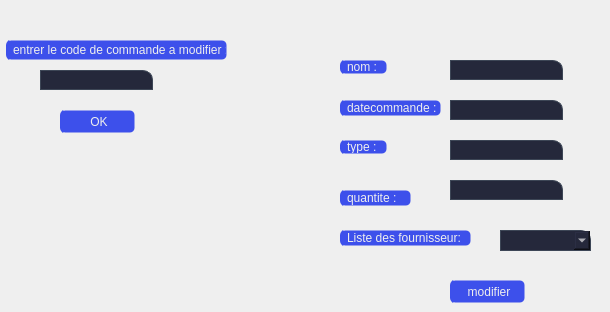
        <widget class="QWidget" name="tab_7">
         <attribute name="title">
          <string>modifier</string>
         </attribute>
         <widget class="QLineEdit" name="lineEdit_12_modifier_avec_code_commande">
          <property name="geometry">
           <rect>
            <x>40</x>
            <y>70</y>
            <width>113</width>
            <height>20</height>
           </rect>
          </property>
          <property name="styleSheet">
           <string notr="true">QLineEdit{
background-color:#25283b;

border:1px solid rgb(61, 70, 86);
color:rgb(255, 255, 255);
padding-left:16px;
border:1px solid rgb(61, 70, 86);
border-top-right-radius:10px;
border-down-right-radius:10px;
}
QLineEdit:focus{
border: 1px solid rgb(180, 180, 180);
}</string>
          </property>
         </widget>
         <widget class="QLabel" name="label_44">
          <property name="geometry">
           <rect>
            <x>6</x>
            <y>40</y>
            <width>221</width>
            <height>20</height>
           </rect>
          </property>
          <property name="styleSheet">
           <string notr="true">QLabel {
background-image: url(C:/Users/HP/Documents/Health-application/icons/16x16/cil-folder-open.png);
	background-position: left center;

    background-repeat: no-repeat;

	border: 1px solid transparent;
color:rgb(238, 238, 238);
	border-radius: 5px;	
	background-color:#3d50eb;
border-left:4px solid #3d50eb;

}
QLabel:hover {
color:rgb(255, 255, 255);
		background-color: rgb(63, 84, 244);
}
QLabel:pressed {	
	border: 2px solid rgb(55, 74, 214) ;
}</string>
          </property>
          <property name="text">
           <string>entrer le code de commande a modifier :</string>
          </property>
         </widget>
         <widget class="QStackedWidget" name="stacked_modif_commande">
          <property name="geometry">
           <rect>
            <x>270</x>
            <y>30</y>
            <width>331</width>
            <height>231</height>
           </rect>
          </property>
          <property name="currentIndex">
           <number>0</number>
          </property>
          <widget class="QWidget" name="page_20">
           <widget class="QLineEdit" name="lineEdit_13_nom_modifie_commande">
            <property name="geometry">
             <rect>
              <x>180</x>
              <y>30</y>
              <width>113</width>
              <height>20</height>
             </rect>
            </property>
            <property name="styleSheet">
             <string notr="true">QLineEdit{
background-color:#25283b;

border:1px solid rgb(61, 70, 86);
color:rgb(255, 255, 255);
padding-left:16px;
border:1px solid rgb(61, 70, 86);
border-top-right-radius:10px;
border-down-right-radius:10px;
}
QLineEdit:focus{
border: 1px solid rgb(180, 180, 180);
}</string>
            </property>
           </widget>
           <widget class="QLineEdit" name="lineEdit_14_date_modifie_commande">
            <property name="geometry">
             <rect>
              <x>180</x>
              <y>70</y>
              <width>113</width>
              <height>20</height>
             </rect>
            </property>
            <property name="styleSheet">
             <string notr="true">QLineEdit{
background-color:#25283b;

border:1px solid rgb(61, 70, 86);
color:rgb(255, 255, 255);
padding-left:16px;
border:1px solid rgb(61, 70, 86);
border-top-right-radius:10px;
border-down-right-radius:10px;
}
QLineEdit:focus{
border: 1px solid rgb(180, 180, 180);
}</string>
            </property>
           </widget>
           <widget class="QLineEdit" name="lineEdit_15_type_modifie_commande">
            <property name="geometry">
             <rect>
              <x>180</x>
              <y>110</y>
              <width>113</width>
              <height>20</height>
             </rect>
            </property>
            <property name="styleSheet">
             <string notr="true">QLineEdit{
background-color:#25283b;

border:1px solid rgb(61, 70, 86);
color:rgb(255, 255, 255);
padding-left:16px;
border:1px solid rgb(61, 70, 86);
border-top-right-radius:10px;
border-down-right-radius:10px;
}
QLineEdit:focus{
border: 1px solid rgb(180, 180, 180);
}</string>
            </property>
           </widget>
           <widget class="QLineEdit" name="lineEdit_16_quantite_modifie_commande">
            <property name="geometry">
             <rect>
              <x>180</x>
              <y>150</y>
              <width>113</width>
              <height>20</height>
             </rect>
            </property>
            <property name="styleSheet">
             <string notr="true">QLineEdit{
background-color:#25283b;

border:1px solid rgb(61, 70, 86);
color:rgb(255, 255, 255);
padding-left:16px;
border:1px solid rgb(61, 70, 86);
border-top-right-radius:10px;
border-down-right-radius:10px;
}
QLineEdit:focus{
border: 1px solid rgb(180, 180, 180);
}</string>
            </property>
           </widget>
           <widget class="QLabel" name="label_45">
            <property name="geometry">
             <rect>
              <x>70</x>
              <y>30</y>
              <width>47</width>
              <height>14</height>
             </rect>
            </property>
            <property name="styleSheet">
             <string notr="true">QLabel {
background-image: url(C:/Users/HP/Documents/Health-application/icons/16x16/cil-folder-open.png);
	background-position: left center;

    background-repeat: no-repeat;

	border: 1px solid transparent;
color:rgb(238, 238, 238);
	border-radius: 5px;	
	background-color:#3d50eb;
border-left:4px solid #3d50eb;

}
QLabel:hover {
color:rgb(255, 255, 255);
		background-color: rgb(63, 84, 244);
}
QLabel:pressed {	
	border: 2px solid rgb(55, 74, 214) ;
}
</string>
            </property>
            <property name="text">
             <string>nom :</string>
            </property>
           </widget>
           <widget class="QLabel" name="label_46">
            <property name="geometry">
             <rect>
              <x>70</x>
              <y>70</y>
              <width>101</width>
              <height>16</height>
             </rect>
            </property>
            <property name="styleSheet">
             <string notr="true">QLabel {
background-image: url(C:/Users/HP/Documents/Health-application/icons/16x16/cil-folder-open.png);
	background-position: left center;

    background-repeat: no-repeat;

	border: 1px solid transparent;
color:rgb(238, 238, 238);
	border-radius: 5px;	
	background-color:#3d50eb;
border-left:4px solid #3d50eb;

}
QLabel:hover {
color:rgb(255, 255, 255);
		background-color: rgb(63, 84, 244);
}
QLabel:pressed {	
	border: 2px solid rgb(55, 74, 214) ;
}</string>
            </property>
            <property name="text">
             <string>datecommande :</string>
            </property>
           </widget>
           <widget class="QLabel" name="label_47">
            <property name="geometry">
             <rect>
              <x>70</x>
              <y>110</y>
              <width>47</width>
              <height>14</height>
             </rect>
            </property>
            <property name="styleSheet">
             <string notr="true">QLabel {
background-image: url(C:/Users/HP/Documents/Health-application/icons/16x16/cil-folder-open.png);
	background-position: left center;

    background-repeat: no-repeat;

	border: 1px solid transparent;
color:rgb(238, 238, 238);
	border-radius: 5px;	
	background-color:#3d50eb;
border-left:4px solid #3d50eb;

}
QLabel:hover {
color:rgb(255, 255, 255);
		background-color: rgb(63, 84, 244);
}
QLabel:pressed {	
	border: 2px solid rgb(55, 74, 214) ;
}</string>
            </property>
            <property name="text">
             <string>type :</string>
            </property>
           </widget>
           <widget class="QLabel" name="label_48">
            <property name="geometry">
             <rect>
              <x>70</x>
              <y>160</y>
              <width>71</width>
              <height>16</height>
             </rect>
            </property>
            <property name="styleSheet">
             <string notr="true">QLabel {
background-image: url(C:/Users/HP/Documents/Health-application/icons/16x16/cil-folder-open.png);
	background-position: left center;

    background-repeat: no-repeat;

	border: 1px solid transparent;
color:rgb(238, 238, 238);
	border-radius: 5px;	
	background-color:#3d50eb;
border-left:4px solid #3d50eb;

}
QLabel:hover {
color:rgb(255, 255, 255);
		background-color: rgb(63, 84, 244);
}
QLabel:pressed {	
	border: 2px solid rgb(55, 74, 214) ;
}</string>
            </property>
            <property name="text">
             <string>quantite :</string>
            </property>
           </widget>
           <widget class="QLabel" name="label_49">
            <property name="geometry">
             <rect>
              <x>70</x>
              <y>200</y>
              <width>131</width>
              <height>16</height>
             </rect>
            </property>
            <property name="styleSheet">
             <string notr="true">QLabel {
background-image: url(C:/Users/HP/Documents/Health-application/icons/16x16/cil-folder-open.png);
	background-position: left center;

    background-repeat: no-repeat;

	border: 1px solid transparent;
color:rgb(238, 238, 238);
	border-radius: 5px;	
	background-color:#3d50eb;
border-left:4px solid #3d50eb;

}
QLabel:hover {
color:rgb(255, 255, 255);
		background-color: rgb(63, 84, 244);
}
QLabel:pressed {	
	border: 2px solid rgb(55, 74, 214) ;
}</string>
            </property>
            <property name="text">
             <string>Liste des fournisseur:</string>
            </property>
           </widget>
           <widget class="QComboBox" name="liste_four_com_2">
            <property name="geometry">
             <rect>
              <x>230</x>
              <y>200</y>
              <width>91</width>
              <height>21</height>
             </rect>
            </property>
            <property name="styleSheet">
             <string notr="true">QComboBox{
background-color:#25283b;

border:1px solid rgb(61, 70, 86);
color:rgb(255, 255, 255);
padding-left:16px;
border:1px solid rgb(61, 70, 86);
border-top-right-radius:10px;
border-down-right-radius:10px;
padding: 1px 0px 1px 3px;

}
QComboBox:focus{
border: 1px solid rgb(180, 180, 180);
color:rgb(255, 255, 255);

}
QListView
{
  color: white;
}</string>
            </property>
           </widget>
          </widget>
          <widget class="QWidget" name="page_21"/>
         </widget>
         <widget class="QPushButton" name="ok_modifier_commande">
          <property name="geometry">
           <rect>
            <x>60</x>
            <y>110</y>
            <width>75</width>
            <height>23</height>
           </rect>
          </property>
          <property name="styleSheet">
           <string notr="true">QPushButton {
background-image: url(C:/Users/HP/Documents/Health-application/icons/16x16/cil-folder-open.png);
	background-position: left center;

    background-repeat: no-repeat;

	border: 1px solid transparent;
color:rgb(238, 238, 238);
	border-radius: 5px;	
	background-color:#3d50eb;
border-left:4px solid #3d50eb;

}
QPushButton:hover {
color:rgb(255, 255, 255);
		background-color: rgb(63, 84, 244);
}
QPushButton:pressed {	
	border: 2px solid rgb(55, 74, 214) ;
}</string>
          </property>
          <property name="text">
           <string>OK</string>
          </property>
         </widget>
         <widget class="QPushButton" name="modifier_commande">
          <property name="geometry">
           <rect>
            <x>450</x>
            <y>280</y>
            <width>75</width>
            <height>23</height>
           </rect>
          </property>
          <property name="styleSheet">
           <string notr="true">QPushButton {
background-image: url(C:/Users/HP/Documents/Health-application/icons/16x16/cil-folder-open.png);
	background-position: left center;

    background-repeat: no-repeat;

	border: 1px solid transparent;
color:rgb(238, 238, 238);
	border-radius: 5px;	
	background-color:#3d50eb;
border-left:4px solid #3d50eb;

}
QPushButton:hover {
color:rgb(255, 255, 255);
		background-color: rgb(63, 84, 244);
}
QPushButton:pressed {	
	border: 2px solid rgb(55, 74, 214) ;
}</string>
          </property>
          <property name="text">
           <string>modifier</string>
          </property>
         </widget>
        </widget>
